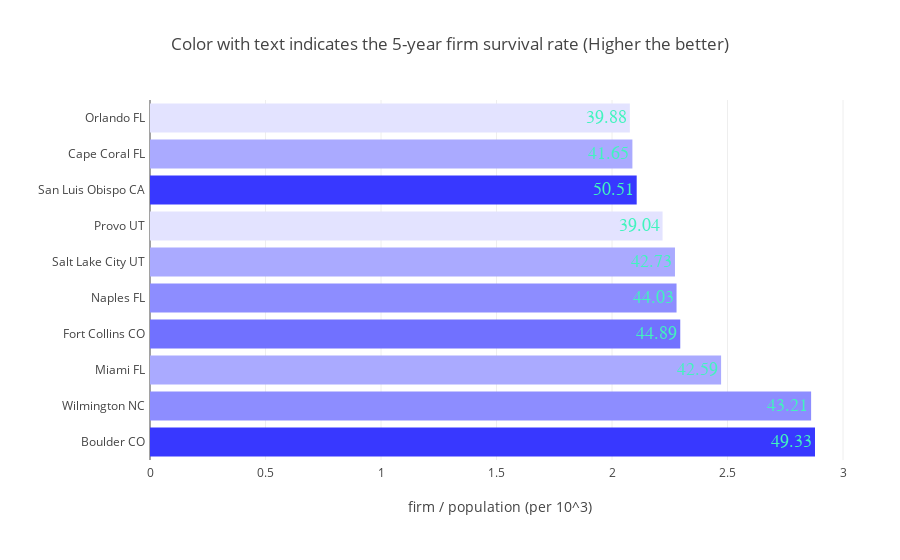

Notebook cell for this chart:
### Code cell
# https://plot.ly/python/horizontal-bar-charts/
# import plotly.plotly as py
# import plotly.graph_objs as go

top_n = 10

my_desired_property = '5-year firm survival'

## white     : rgb(255, 255, 255)
## redish    : rgb(255, 0, 0)
## yellowish : rgb(255, 255, 0)
## bluish    : rgb(0, 0, 255)
## cryan     : rgb(0, 255, 255)
## yellow    " rgb(255, 255, 0)

bins = [0, 0.03, 0.05, 0.1, 0.2, 0.25, 0.5, 0.9, 0.97, 1]
n_color_segment = len(bins) - 1
## print(n_color_segment)
each_increment = float(256 / n_color_segment) 

color_map = pd.qcut(df_firm_pop[my_desired_property], bins, labels=[i for i in range(1, n_color_segment+1)])

qs = df_firm_pop[my_desired_property].quantile(bins).values
# print(qs)
# print(df_firm_pop[my_desired_property][:top_n])
# print(color_map[:top_n])

data = [go.Bar(
            x=df_firm_pop['firm_population_ratio'][:top_n],
            y=df_firm_pop['name'][:top_n],
            orientation = 'h',
            text = ["{:.2f}".format(i) for i in df_firm_pop[my_desired_property]],
            textfont=dict(
                family='sans serif',
                size=18,
                color='#41f4be'
            ),
            textposition = 'auto',
            marker=dict(
              color=["rgb({}, {}, 255)".format(255-i*each_increment, 255-i*each_increment) \
              for i in color_map],
        ),
)]

layout = dict(
        title = "Color with text indicates the 5-year firm survival rate (Higher the better)",
        showlegend = True,
        xaxis=dict(
            title="firm / population (per 10^3)",
            ),
        yaxis=dict(
            title="",
        ),
        margin=go.Margin(
        l=150,
        r=50,
        b=100,
        t=100,
        pad=4,
        ),

    )
    
fig = dict( data=data, layout=layout)

layout['showlegend'] = False
iplot(fig, filename='horizontal-bar')

### Figure 1 — Plotly figure (JSON) as saved in the notebook; plotly's stock layout.template omitted (floating-point values rounded to 4 significant figures; data arrays with more than 128 entries replaced by an {"elided": "..."} marker saying what was removed)
{"data": [{"marker": {"color": {"elided": "181 str values"}}, "orientation": "h", "text": {"elided": "181 str values"}, "textfont": {"color": "#41f4be", "family": "sans serif", "size": 18}, "textposition": "auto", "type": "bar", "x": [2.879, 2.862, 2.472, 2.295, 2.279, 2.273, 2.219, 2.107, 2.088, 2.077], "y": ["Boulder CO", "Wilmington NC", "Miami FL", "Fort Collins CO", "Naples FL", "Salt Lake City UT", "Provo UT", "San Luis Obispo CA", "Cape Coral FL", "Orlando FL"]}], "layout": {"margin": {"b": 100, "l": 150, "pad": 4, "r": 50, "t": 100}, "showlegend": false, "title": "Color with text indicates the 5-year firm survival rate (Higher the better)", "xaxis": {"title": "firm / population (per 10^3)"}, "yaxis": {"title": ""}}}
